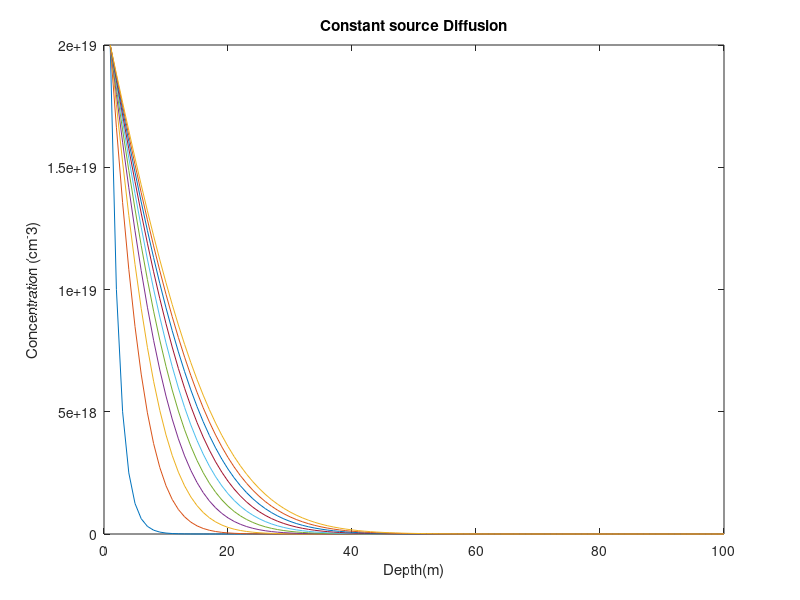

Write MATLAB code to recreate this figure.
clear all
clc
close all
C=zeros(1,100);
C(1:2)=2e19;
 
iterations=100
for runs=1:1:iterations
    
    for n=2:1:99
        C(1)=2e19;  %% C(1) is kept constant for each iteration as there is no left point to that
        C(n)=0.5*(C(n-1)+C(n+1));
    
    end
   if mod(runs,10)==1
    plot(C)
    hold on
    title('Constant source Diffusion');
    xlabel('Depth(m)');
    ylabel('Concentration (cm^-3)');
    lgd.FontSize=18;
    drawnow;
    F(runs)=getframe(gcf);
    runs
   end
end
